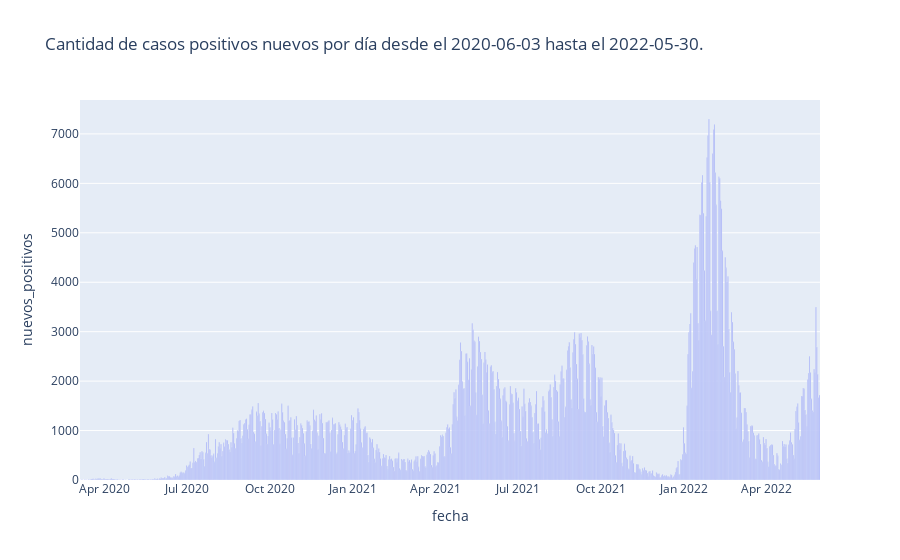

Notebook code for this chart:
### Markdown cell above
### Gráfico de barras

### Code cell
px.bar(covid_general_nuevos_positivos, 
       y="nuevos_positivos",
       x = "fecha",
       orientation="v",
       title="Cantidad de casos positivos nuevos por día desde el 2020-06-03 hasta el 2022-05-30.")

### Figure 1 — Plotly figure (JSON) as saved in the notebook; plotly's stock layout.template omitted (floating-point values rounded to 4 significant figures; data arrays with more than 128 entries replaced by an {"elided": "..."} marker saying what was removed)
{"data": [{"alignmentgroup": "True", "hovertemplate": "fecha=%{x}<br>nuevos_positivos=%{y}<extra></extra>", "legendgroup": "", "marker": {"color": "#636efa", "pattern": {"shape": ""}}, "name": "", "offsetgroup": "", "orientation": "v", "showlegend": false, "textposition": "auto", "type": "bar", "x": {"elided": "816 str values"}, "xaxis": "x", "y": {"elided": "816 int values"}, "yaxis": "y"}], "layout": {"barmode": "relative", "legend": {"tracegroupgap": 0}, "title": {"text": "Cantidad de casos positivos nuevos por día desde el 2020-06-03 hasta el 2022-05-30."}, "xaxis": {"anchor": "y", "domain": [0, 1], "title": {"text": "fecha"}}, "yaxis": {"anchor": "x", "domain": [0, 1], "title": {"text": "nuevos_positivos"}}}}
